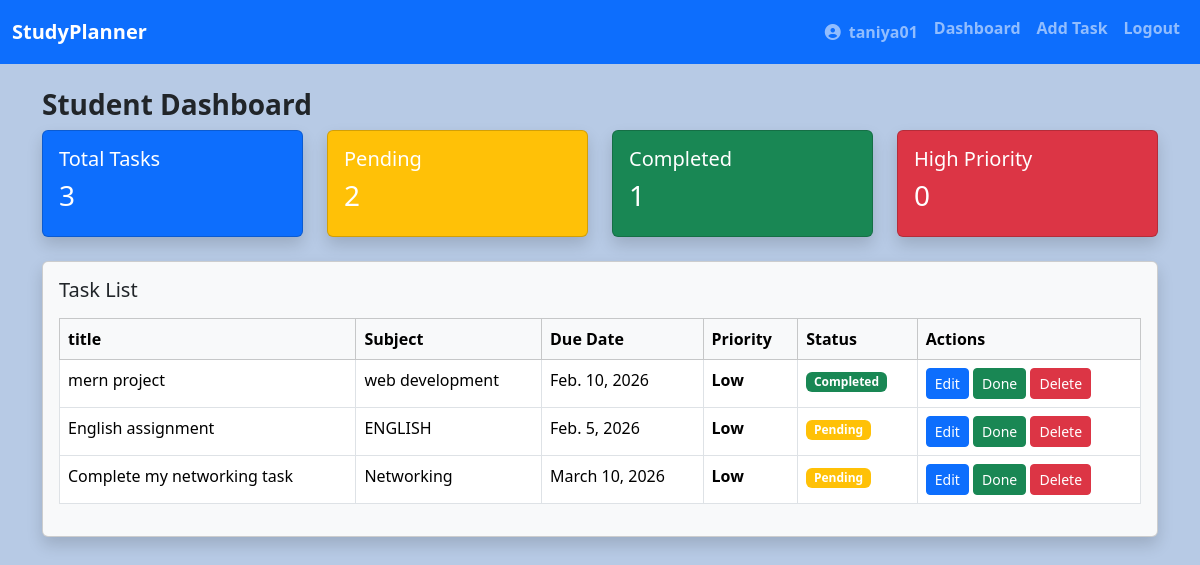
The page /dashboard/ (signed in) on the database its author committed.
### task_manager/models.py (models this page shows, shortened)
class Task_details(models.Model):
    user=models.ForeignKey(User, on_delete=models.CASCADE)
    task_title = models.CharField(max_length=100)
    description = models.TextField()
    subject = models.CharField(max_length=100)
    due_date = models.DateField()
    priority = models.CharField(
        max_length=10,
        choices=[
           ( 'Low' , 'Low'),
           ('Medium','Medium'),
           ('High','High')
        ]
    )
    isCompelete = models.BooleanField(default=False)
    created = models.DateTimeField(auto_now_add=True)

### task_manager/views.py (the view)
# urls.py: path('dashboard/', views.dashboard, name='dashboard'),
@login_required
def dashboard(request):
    if request.user.is_superuser:
        tasks = Task_details.objects.all()
    else:
        tasks = Task_details.objects.filter(user= request.user)
    total_task = tasks.count()
    complete_task = tasks.filter(isCompelete=True).count()
    pending_task = tasks.filter(isCompelete=False).count()
    high_priority = tasks.filter(priority="High").count()
    task_content ={
        'tasks' : tasks,
        'total_task' : total_task,
        'pending_task':pending_task,
        'complete_task': complete_task,
        'high_priority':high_priority
    }
    return render(request, 'dashboard.html',task_content)

### template/dashboard.html
{% extends 'base.html' %}
{% block content %}
<h3 class="fw-bold" >Student Dashboard</h3>
<div class="row mb-4">
    <div class="col-md-3">
        <div class="card text-white bg-primary shadow">
            <div class="card-body">
                <h5>Total Tasks</h5>
                <h3>{{ total_task }}</h3>
            </div>
        </div>
    </div>
    <div class="col-md-3">
        <div class="card text-white bg-warning shadow">
            <div class="card-body">
                <h5>Pending</h5>
                <h3>{{ pending_task }}</h3>
            </div>
        </div>
    </div>
    <div class="col-md-3">
        <div class="card text-white bg-success shadow">
            <div class="card-body">
                <h5>Completed</h5>
                <h3>{{ complete_task }}</h3>
            </div>
        </div>
    </div>
    <div class="col-md-3">
        <div class="card text-white bg-danger shadow">
            <div class="card-body">
                <h5>High Priority</h5>
                <h3>{{ high_priority }}</h3>
            </div>
        </div>
    </div>
</div>
<div class="card shadow bg-light">
    <div class="card-body ">
        <h5 class="mb-3">Task List</h5>
        <table class="table table-bordered table-hover">
            <thead class="table-light">
                <tr>
                    <th>title</th>
                    <th>Subject</th>
                    <th>Due Date</th>
                    <th>Priority</th>
                    <th>Status</th>
                    <th>Actions</th>
                </tr>
            </thead>
            <tbody>
                {% for task in tasks  %}
                <tr>
                    <td>{{ task.task_title}}</td>
                    <td>{{ task.subject}}</td>
                    <td>{{task.due_date}}</td>
                    <td class="priority-high">{{task.priority}}</td>
                <td>
                    {% if task.isCompelete %}
                        <span class="badge bg-success">Completed</span>
                    {% else %}
                        <span class="badge bg-warning">Pending</span>
                    {% endif %}
                </td>
                    <td>
                        {% if request.user.is_superuser or task.user == request.user %}
                        <a href="{% url 'edit_btn' task.id %}" class="btn btn-sm btn-primary">Edit</a>
                        <a href="{% url 'done_btn' task.id %}" class="btn btn-sm btn-success">Done</a>
                        <a href="{% url 'delete_btn' task.id %}"  class="btn btn-sm btn-danger">Delete</a>
                        {% endif %}
                    </td>
                </tr>
                {% endfor %}
            </tbody>
        </table>
    </div>
</div>
{% endblock %}

### template/base.html (shortened to what this page needs)
<!DOCTYPE html>
<html lang="en">
<head>
    <link href="https://cdn.jsdelivr.net/npm/bootstrap@5.3.2/dist/css/bootstrap.min.css" rel="stylesheet">
    <link href="https://cdnjs.cloudflare.com/ajax/libs/font-awesome/6.5.1/css/all.min.css" rel="stylesheet">
</head>
<body>
<nav class="navbar navbar-expand-lg navbar-dark bg-primary">
    <div class="container-fluid">
        <a class="navbar-brand fw-bold" href={% url 'dashboard' %}>StudyPlanner</a>
        <div class="collapse navbar-collapse">
            <ul class="navbar-nav ms-auto">
                <li class="nav-item fw-bold"><a class="nav-link"> <i class="fas fa-user-circle m-2"> </i>{{user.username}}</a></li>
                <li class="nav-item fw-bold"><a class="nav-link" href={% url 'dashboard'  %}>Dashboard</a></li>
                <li class="nav-item fw-bold"><a class="nav-link" href={% url 'add_task' %}>Add Task</a></li>
                <li class="nav-item fw-bold"><a class="nav-link" href={% url 'signup' %}>Logout</a></li>
            </ul>
        </div>
    </div>
</nav>
<div class="container mt-4">
    {% block content %}
    {% endblock %}
</div>
</body>
</html>

### template/base.html (style rules this page uses)
body { background-color: #b7cae5; }
.priority-high { color: red; font-weight: bold; }

### rows shown on the page
Task_details: task_title "mern project", subject "web development", due_date "Feb. 10, 2026", priority "Low", isCompelete "Completed"
Task_details: task_title "English assignment", subject "ENGLISH", due_date "Feb. 5, 2026", priority "Low", isCompelete "Pending"
Task_details: task_title "Complete my networking task", subject "Networking", due_date "March 10, 2026", priority "Low", isCompelete "Pending"

### other values the page prints
{{ user.username }} "taniya01"
{{ total_task }} "3"
{{ pending_task }} "2"
{{ complete_task }} "1"
{{ high_priority }} "0"
